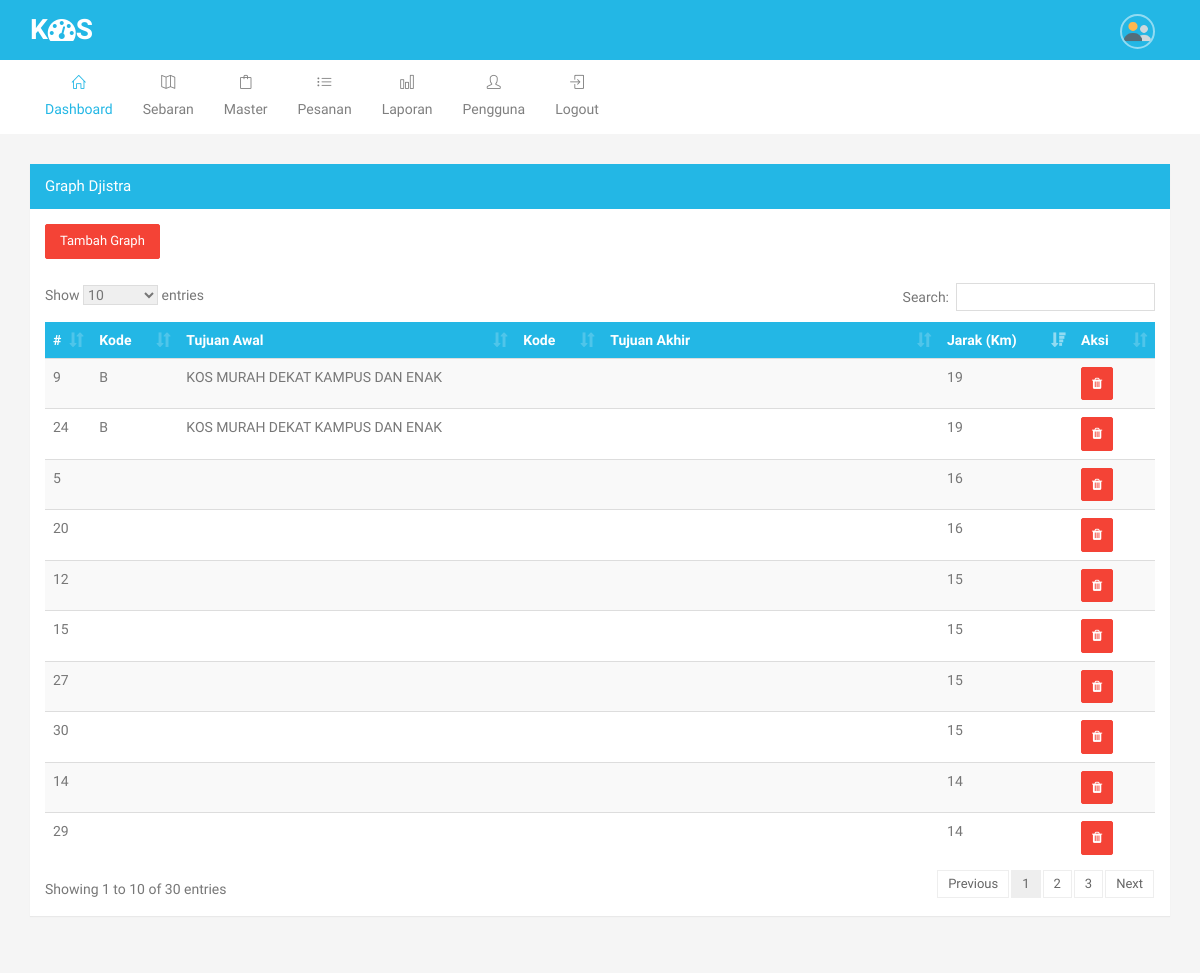
Screenshot of /graph (signed in) with the database file from the repository.
### tables this page shows
CREATE TABLE `m_graph` (
  `id` int(11) NOT NULL,
  `node_1` text NOT NULL,
  `node_2` text NOT NULL,
  `jarak` double NOT NULL
);

CREATE TABLE `m_kos` (
  `id` int(11) NOT NULL,
  `kode` varchar(24) NOT NULL,
  `nama` text NOT NULL,
  `id_mitra` int(11) NOT NULL,
  `harga` int(11) NOT NULL,
  `deskripsi` text NOT NULL,
  `alamat` text NOT NULL,
  `lat` text NOT NULL,
  `lng` text NOT NULL,
  `gambar` text NOT NULL,
  `gambar2` text NOT NULL,
  `gambar3` text NOT NULL
);

### pages/graph.php (the view, shortened to what this page needs)
<div class="row">
    <div class="col-md-12">
        <div class="panel panel-primary collapsed">
            <div class="panel-heading">
              Graph Djistra
          </div>
          <div class="panel-body">
            <a href="add_graph" class="btn btn-danger">Tambah Graph</a>
            <br>
            <br>
            <table id="datatable" class="table table-striped dt-responsive nowrap">
                <thead class="bg-primary">
                    <tr>
                        <th width="1%">#</th>
                        <th>Kode</th>
                        <th>Tujuan Awal</th>
                        <th>Kode</th>
                        <th>Tujuan Akhir</th>
                        <th>Jarak (Km)</th>
                        <th>Aksi</th>
                    </tr>
                </thead>
                <tbody>
                 <?php
                 $no=1;
                 $q = mysqli_query($conn,"SELECT a.id, b.kode as kode_node_1, b.nama as node_1, c.kode as kode_node_2, c.nama as node_2, a.jarak FROM m_graph as a
                    LEFT JOIN m_kos as b ON a.node_1 = b.id
                    LEFT JOIN m_kos as c ON a.node_2 = c.id");
                 while ($d = mysqli_fetch_array($q)) :
                     ?>
                     <tr>
                        <td><?php echo $no++; ?></td>
                        <td><?php echo $d['kode_node_1']; ?></td>
                        <td><?php echo $d['node_1']; ?></td>
                        <td><?php echo $d['kode_node_2']; ?></td>
                        <td><?php echo $d['node_2']; ?></td>
                        <td><?php echo $d['jarak']; ?></td>
                        <td nowrap="">
                            <form action="" method="post">
                                <button class="btn btn-sm btn-danger" type="submit" name="hapus" onclick="return confirm('Apakah anda yakin ?');"><i class="fa fa-trash"></i></button>
                            </form>
                        </td>
                    </tr>
                <?php endwhile; ?>
            </tbody>
        </table>
    </div>
</div>
</div>
</div>

### css/style.css (style rules this page uses)
body { font-family: "Arimo", Helvetica, Arial, sans-serif; color: #777; font-size: 14px; font-weight: 400; line-height: 24px; overflow-x: hidden; background-color: #f5f5f5; }
a { text-decoration: none; -moz-transition: all 0.3s; -o-transition: all 0.3s; -webkit-transition: all 0.3s; transition: all 0.3s; color: #56afd7; }
.bg-primary { background-color: #23b7e5 !important; border-color: #23b7e5 !important; color: #fff; }
.panel { margin-bottom: 30px; border: 0px; }
.panel, .panel-heading { -webkit-border-radius: 0px; -moz-border-radius: 0px; -ms-border-radius: 0px; border-radius: 0px; }
.panel-heading { -webkit-border-radius: 0px; -moz-border-radius: 0px; -ms-border-radius: 0px; border-radius: 0px; padding: 10px 15px; font-weight: 400; text-transform: capitalize; font-size: 15px; }
.panel-body { position: relative; }
.panel-primary { border-color: #23b7e5; }
.panel-primary > .panel-heading { color: #fff; background-color: #23b7e5; border-color: #23b7e5; }
.btn { border-radius: 2px; -webkit-border-radius: 2px; text-transform: capitalize; font-size: 13px; padding: 7px 14px; font-weight: 400; }
.btn.btn-sm { padding: 6px 10px; }
.btn-danger { background-color: #F44336; border-color: #F44336; color: #fff; }
.table > thead > tr > th { border-bottom: 1px solid #DDDDDD; vertical-align: bottom; }
body.layout-horizontal { background-color: #f5f5f5; }

### rows the page displays
m_graph: jarak "16"
m_graph: m_kos.kode "B", m_kos.nama "KOS MURAH DEKAT KAMPUS DAN ENAK", jarak "19"
m_graph: jarak "15"
m_graph: jarak "14"
m_graph: jarak "15"
m_graph: jarak "16"
m_graph: m_kos.kode "B", m_kos.nama "KOS MURAH DEKAT KAMPUS DAN ENAK", jarak "19"
m_graph: jarak "15"
m_graph: jarak "14"
m_graph: jarak "15"
